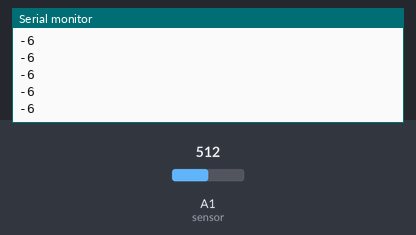
Recording of a sketch running on a simulated Arduino Uno, built with avr-gcc and run on an emulated ATmega328P. Parts: the last lines printed to the serial monitor. The inputs (shaded band) are chosen by the test bench; at power-on: A1 (sensor) = 512.

Above: at 1.2 s.
1.3 s: A1 (sensor) set to 716
At 1.56 s:
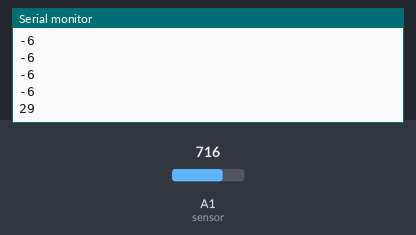
2.8 s: A1 (sensor) set to 900
At 2.96 s:
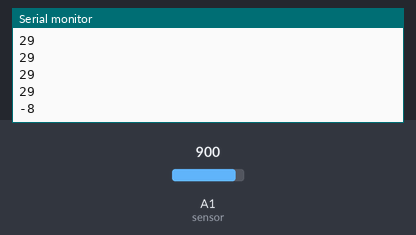
Timing chart, 0 to 5.8 s (numbered marks = the images above; inputs shaded):
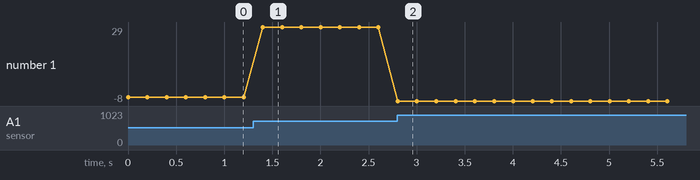

The sketch:

Lab01V1.ino
```cpp
//Definimos las variables que utilizaremos en el código
int sensor=A1; //Indica el puerto en el que está conectado el sensor
int senal; // La señal que se recibe del sensor
int temperatura; //Buscamos que el dispositivo registe temperatura

void setup()
{
  pinMode(sensor, INPUT);
  Serial.begin(9600); //Para visualizar el resultado iniciamos la serie con la frecuencia de muestreo de 9600
}

void loop() //El loop quiere decir que las acciones a continuación se repiten de forma recurrente
{
  senal=analogRead(sensor); //Lo que se recibe del pin analógico
  temperatura=(5*100*senal/1024);
  Serial.println(temperatura); //Imprimimos la temperatura
  delay(200);
}  // put your setup code here, to run once:
```

Measured:
- after the input at 1.3 s, the serial monitor: prints a new line after 0.10 s (image 1)
- after the input at 2.8 s, the serial monitor: prints a new line at once (image 2)
- plotted number 1: -6 → 29 after the input at 1.3 s, 29 → -8 after the input at 2.8 s
